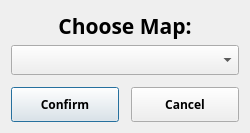
<?xml version="1.0" encoding="UTF-8"?>
<ui version="4.0">
 <class>MapCreateWindow</class>
 <widget class="QDialog" name="MapCreateWindow">
  <property name="geometry">
   <rect>
    <x>0</x>
    <y>0</y>
    <width>250</width>
    <height>125</height>
   </rect>
  </property>
  <property name="windowTitle">
   <string>Dialog</string>
  </property>
  <layout class="QHBoxLayout" name="horizontalLayout_2">
   <item>
    <layout class="QVBoxLayout" name="verticalLayout_2">
     <property name="spacing">
      <number>12</number>
     </property>
     <item>
      <layout class="QVBoxLayout" name="verticalLayout">
       <property name="spacing">
        <number>4</number>
       </property>
       <item>
        <widget class="QLabel" name="label_choose_map">
         <property name="font">
          <font>
           <family>ImperatorSmallCaps</family>
           <pointsize>16</pointsize>
           <weight>75</weight>
           <bold>true</bold>
          </font>
         </property>
         <property name="layoutDirection">
          <enum>Qt::LeftToRight</enum>
         </property>
         <property name="text">
          <string>Choose Map:</string>
         </property>
         <property name="alignment">
          <set>Qt::AlignCenter</set>
         </property>
        </widget>
       </item>
       <item>
        <widget class="QComboBox" name="comboBox_Maps_Create">
         <property name="minimumSize">
          <size>
           <width>120</width>
           <height>30</height>
          </size>
         </property>
         <property name="font">
          <font>
           <family>ImperatorSmallCaps</family>
           <pointsize>10</pointsize>
           <weight>75</weight>
           <bold>true</bold>
          </font>
         </property>
        </widget>
       </item>
      </layout>
     </item>
     <item>
      <layout class="QHBoxLayout" name="horizontalLayout">
       <item>
        <widget class="QPushButton" name="pushButton_confirm">
         <property name="minimumSize">
          <size>
           <width>0</width>
           <height>35</height>
          </size>
         </property>
         <property name="maximumSize">
          <size>
           <width>130</width>
           <height>35</height>
          </size>
         </property>
         <property name="font">
          <font>
           <family>ImperatorSmallCaps</family>
           <weight>75</weight>
           <bold>true</bold>
          </font>
         </property>
         <property name="text">
          <string>Confirm</string>
         </property>
        </widget>
       </item>
       <item>
        <widget class="QPushButton" name="pushButton_cancel">
         <property name="minimumSize">
          <size>
           <width>0</width>
           <height>35</height>
          </size>
         </property>
         <property name="maximumSize">
          <size>
           <width>130</width>
           <height>35</height>
          </size>
         </property>
         <property name="font">
          <font>
           <family>ImperatorSmallCaps</family>
           <weight>75</weight>
           <bold>true</bold>
          </font>
         </property>
         <property name="text">
          <string>Cancel</string>
         </property>
        </widget>
       </item>
      </layout>
     </item>
    </layout>
   </item>
  </layout>
 </widget>
 <resources/>
 <connections/>
</ui>
